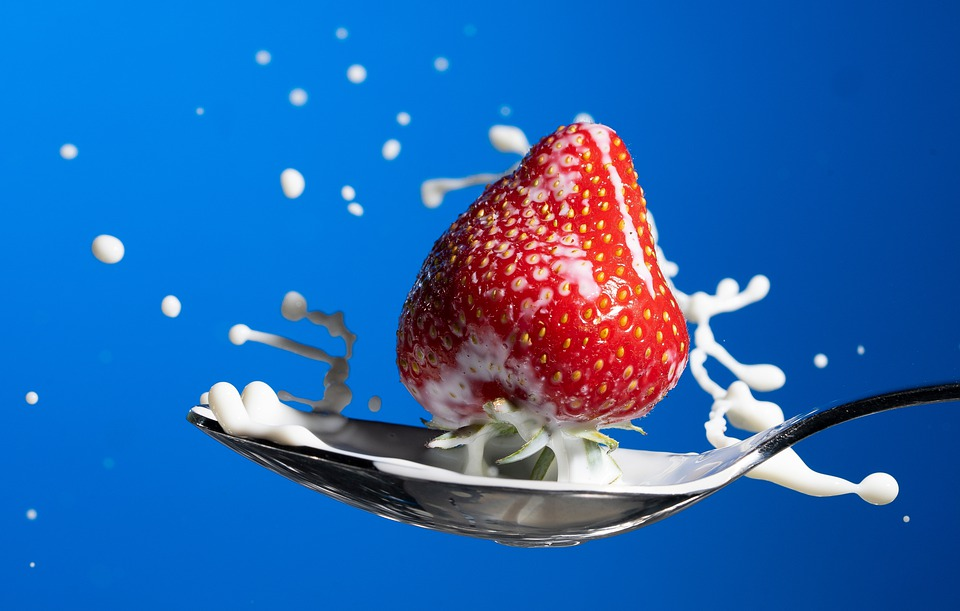
#> input picture images/strawberry.jpg, 960 x 611 px
$ jupyter execute --allow-errors Introduction_to_programming_tools.ipynb
#> lines starting #> are read from the running program, lines starting #| are printed output that depends on the picture; after the words box and inside, x2 and y2 are one past the last pixel; in counts of white or black regions, pixels touching at a corner belong together
# Python tools for image processing

In image processing we often want to manipulate images through programming. This is best done with high level programming languages such as python or Matlab. This course's assignments will mostly focus on image processing with python.

Digital images are arrays of pixels in three dimensions *HxWxC*. *C* stands for channel or color channel and the size of that dimension is equal to the number of color channels. Three examples of common color spaces are RGB, HSV and CMYK.

## Short introduction to jupyter notebooks

Jupyter notebooks are a common tool in the scientific community. They allow you to combine text and code seamlessly, and allow simple execution of short code snippets.

### Basic usage

You can create new cells by clicking the + icon in the task bar. Then you can choose what type of cell to create from the drop down menu. Markdown and code cells are what you will be using for the most part.

Intuitively you may execute code or compile the markdown text with the same command: "shift + enter". Within each python cell you may import modules and execute code just like in a normal .py file or in a python shell. Markdown in jupyter notebooks support all common markdown features, and a handy cheatsheet can be found [here](https://github.com/adam-p/markdown-here/wiki/Markdown-Cheatsheet#code). In addition to the operations defined there, you may write mathematical expressions with latex syntax.

Example:

$$ f(z) = \frac{1}{1 + e^{- z}}$$

### Widgets
This and further notebooks will utilize ipywidgets for interactive demonstrations. A short introduction can be found [here](https://ipywidgets.readthedocs.io/en/latest/examples/Widget%20Basics.html) and [here](https://ipywidgets.readthedocs.io/en/latest/examples/Using%20Interact.html).

## Introduction to numpy and matplotlib

This section is supposed to give a short and simple introduction to numpy. If you already are familiar with the tools, feel free to skip this section. On the other hand, if you need a more thorough and extensive introduction it can be found [here](https://towardsdatascience.com/the-ultimate-beginners-guide-to-numpy-f5a2f99aef54).

### First look at numpy
Numpy is a python library for matrix manipulation and adds support for a number of high-level mathematical operations. Numpy allows for vectorization of operations which is alot faster than traditional for-loops in python.

To get started with numpy we must import the library. The short-hand np is standarized, and is the recommended way to import numpy.

[cell 1]
import numpy as np

We can then declare zero-initialized arrays or declare arrays from existing python lists. There are of course a number of other possible options for initializing our arrays which can be explored in the [docs](https://numpy.org/doc/stable/reference/routines.array-creation.html).

[cell 2]
python_list = [[1.  if (i + j) % 2 == 0 else 0. for i in range(8)] for j in range(8)]

np_from_list = np.array(python_list)
print(np_from_list)

#When initializing an array without any data we must provide the dimensions
np_zero = np.zeros((8,8))
print(np_zero)

### Displaying images
Most often we do not want to view the matrices as numbers, we want to visualize them as images. This can be done by utilising another python library which builds on numpy: matplotlib.

[cell 3]
from matplotlib import pyplot as plt

We display images with the method imshow. If we want to display grayscale images we must supply the color map argument *cmap* as "gray". Gray-scale images will be normalized for us, so we usually do not need to worry if we supply negative values or intensities not within the $[0, 255]$ range.

[cell 4]
plt.imshow(np_from_list, cmap = "gray")
plt.show()
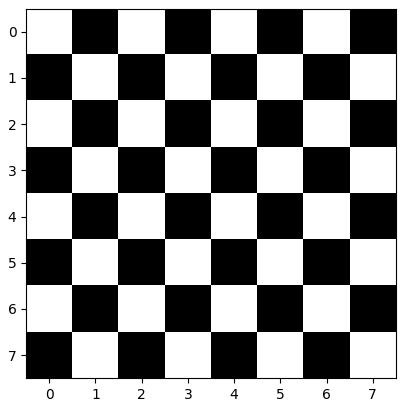
#> figure drawn by matplotlib, 1 panel
plt.imshow(np_zero, cmap = "gray")
plt.show()
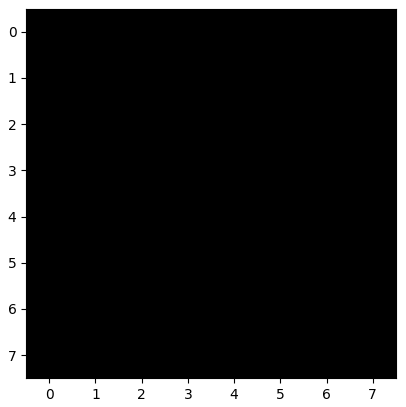
#> figure drawn by matplotlib, 1 panel

Since images are normalized, we will often encounter problems if we want to display really bright or dark images. The extreme case is trying to display all white images.

[cell 5]
all_white = np.array([[255 for i in range(10)] for j in range(10)], dtype = np.uint8)
plt.title("An all white image")
plt.imshow(all_white, cmap = "gray")
plt.show()
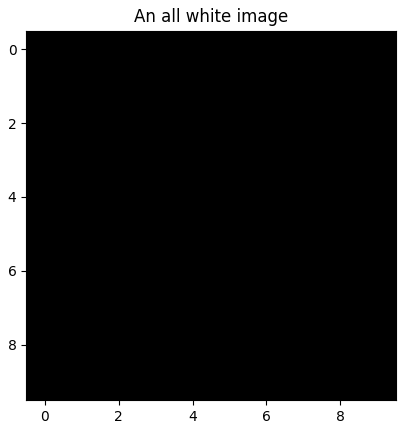
#> figure drawn by matplotlib, 1 panel

The solution is to manually supply the correct min- and max-value to imshow.

[cell 6]
plt.title("An all white image")
plt.imshow(all_white, cmap = "gray", vmin = 0, vmax = 255)
plt.show()
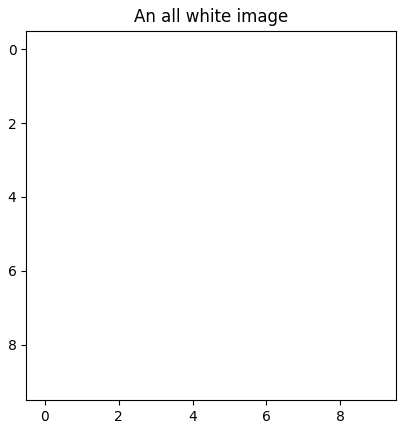
#> figure drawn by matplotlib, 1 panel

### Making figures
In the assigments it is often necessary to display multiple images together. A good way to do this is to make one figure with multiple subfigures.

[cell 7]
red_image = np.array([[[255,0,0] for i in range(10)] for j in range(10)])
green_image = np.array([[[0,255,0] for i in range(10)] for j in range(10)])
blue_image = np.array([[[0,0,255] for i in range(10)] for j in range(10)])

#Declare a figure, size is given as w,h
plt.figure(figsize=(15,5))

#Declare a subplot, the arguments are total_rows, total_colums, current index
plt.subplot(1,3,1)
#Give a fitting title with plt.title
plt.title("A red image")
plt.imshow(red_image)

plt.subplot(1,3,2)
plt.title("A green image")
plt.imshow(green_image)

plt.subplot(1,3,3)
plt.title("A blue image")
plt.imshow(blue_image)
plt.show()
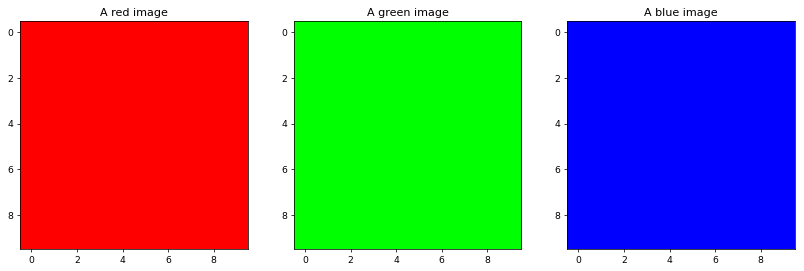
#> figure drawn by matplotlib, 3 panels

### Importing images

We now demonstrated how to visualize images, but checkerboards and all black frames are not very interesting. This next step will show how we can utilise matplotlib to read images and import them into numpy arrays.

[cell 8]
image_path = "images/strawberry.jpg"

im_array = plt.imread(image_path)
#> im_array is the input picture: shape (611, 960, 3); mean R, G, B 37.6, 102.9, 176.1
plt.imshow(im_array)
plt.show()

### Checking the shape of an array
Often we want to know the dimensions of our image. This can be done like this:

[cell 9]
shape = im_array.shape
#> shape = (611, 960, 3)
print(f"Image dimensions: {shape}")
#| Image dimensions: (611, 960, 3)

From this we see that pyplot imports images in the order *HxWxC*.

### Slicing in numpy

Numpy arrays can be indexed and sliced as normal python lists, but the syntax is a bit different. We comma separate the indices within one single box bracket \[\] instead of using one bracket for each index.

[cell 10]
im_copy = im_array.copy()
im_copy[100:400, 100:400, :] = [0, 0, 255]
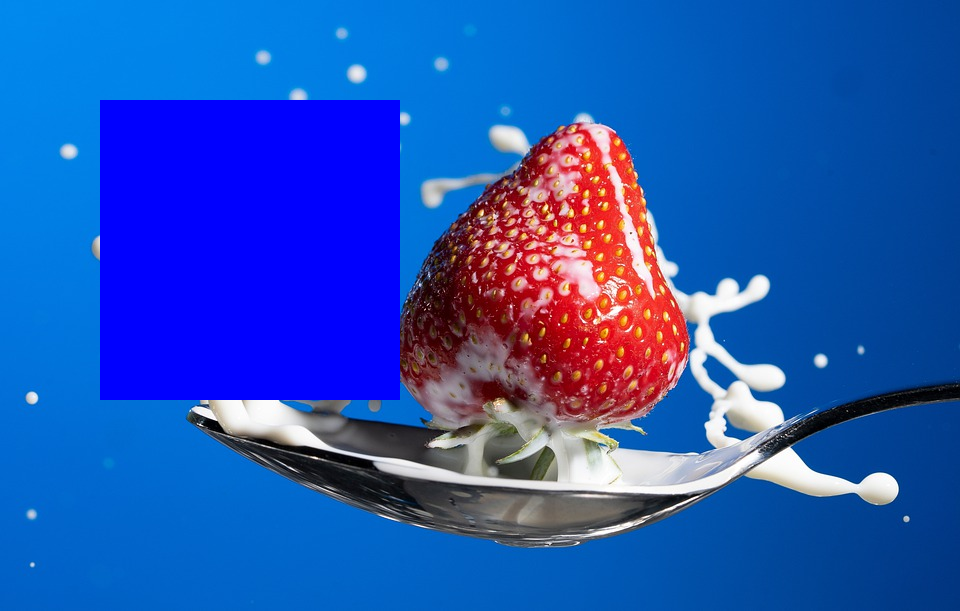
#> im_copy: shape (611, 960, 3); 15.34% of pixels changed, all inside (x1, y1, x2, y2) = (100, 100, 400, 400)
#> the sliders are set to dy = <module 'ipywidgets.IntSlider_, dx = <module 'ipywidgets.IntSlider_
#> the sliders are set to deg = <module 'ipywidgets.IntSlider_
plt.imshow(im_copy)
plt.show()

$ run again, with images/aquaduct.jpg copied over images/strawberry.jpg
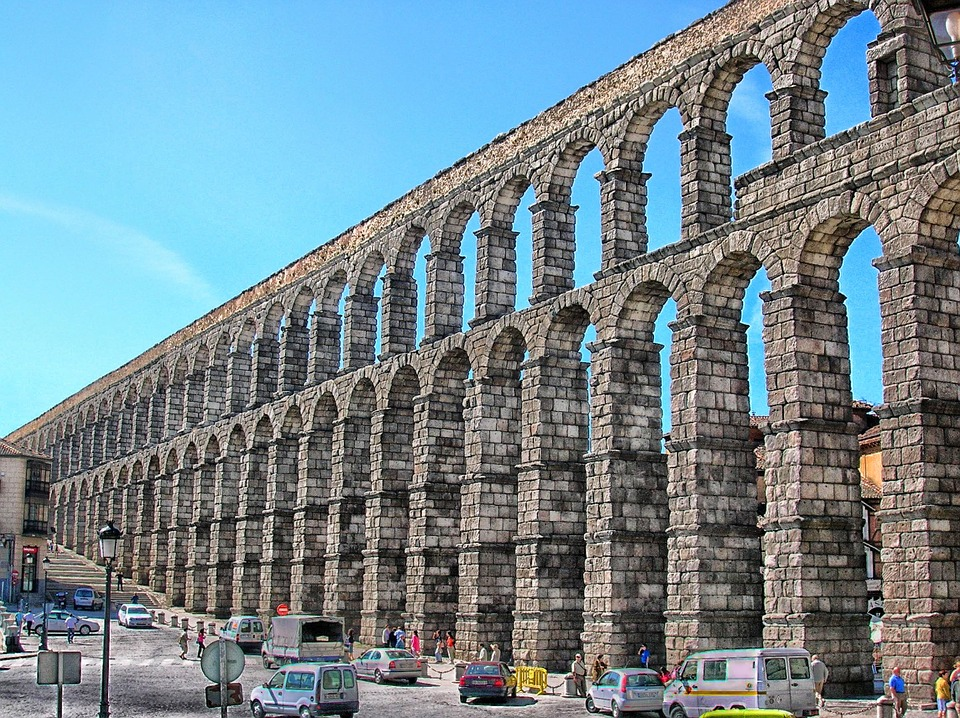
#> input picture images/aquaduct.jpg, 960 x 718 px
#> im_array is the input picture: shape (718, 960, 3); mean R, G, B 116.1, 135.9, 144.4
#| Image dimensions: (718, 960, 3)
#> `im_copy[100:400, 100:400, :] = [0, 0, 255]`:
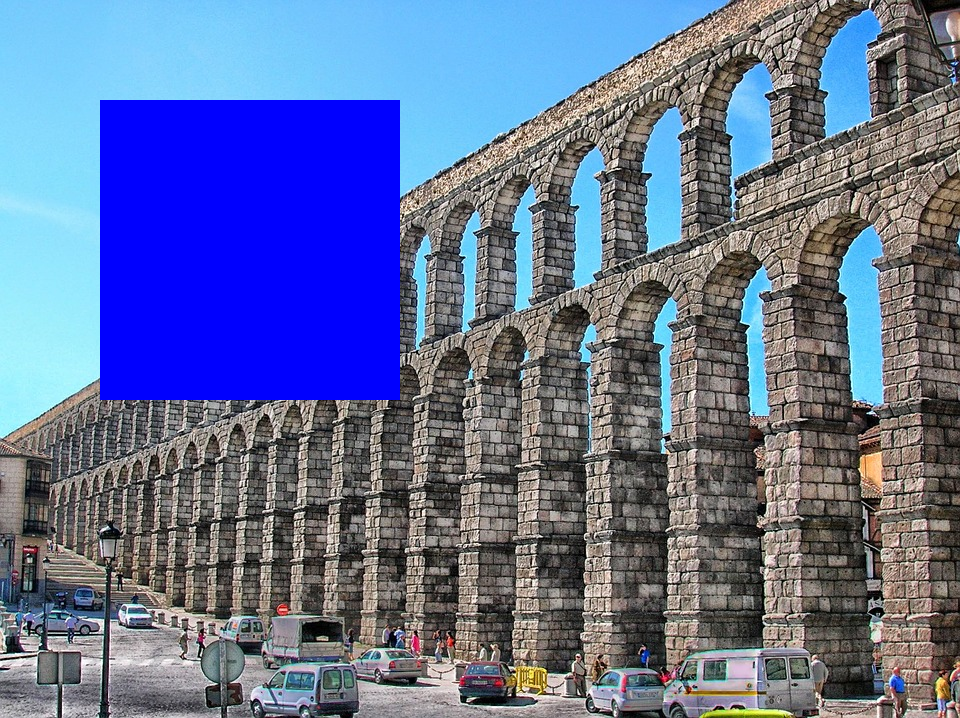
#> im_copy: shape (718, 960, 3); 13.06% of pixels changed, all inside (x1, y1, x2, y2) = (100, 100, 400, 400)
